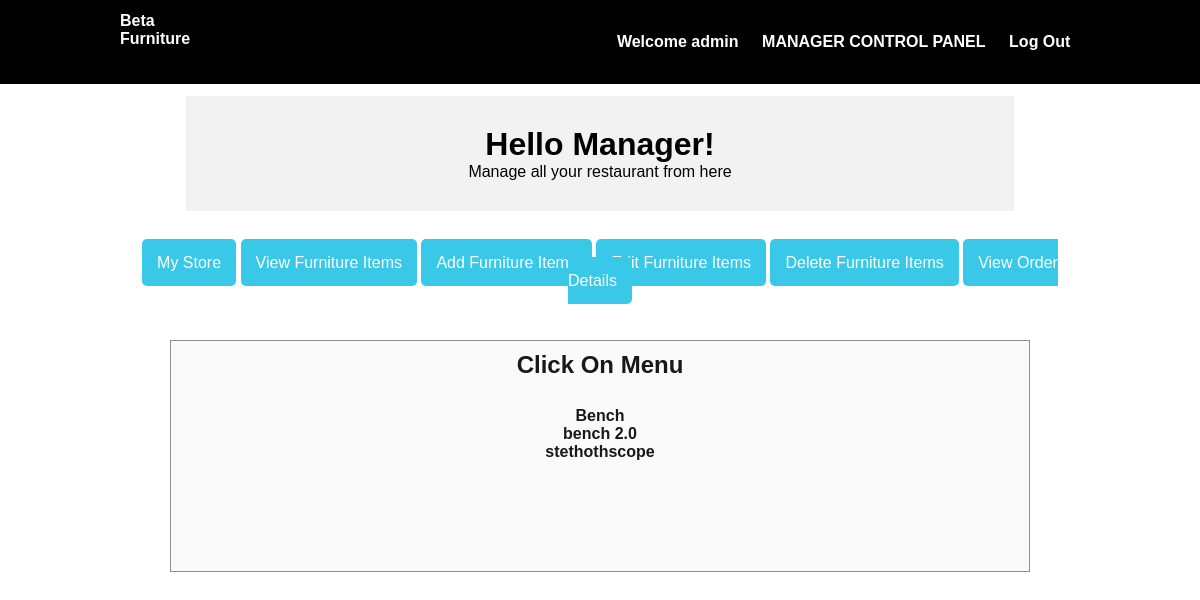
/edit_furniture_items.php (signed in), run on the app's committed database.
### tables this page shows
CREATE TABLE `furniture` (
  `F_ID` int(30) NOT NULL,
  `name` varchar(30) NOT NULL,
  `price` int(30) NOT NULL,
  `description` varchar(200) NOT NULL,
  `R_ID` int(30) NOT NULL,
  `images_path` varchar(200) NOT NULL,
  `options` varchar(10) NOT NULL DEFAULT 'ENABLE'
);

### session_m.php (called while the page is built, shortened)
<?php
$user_check=$_SESSION['login_user1'];
?>

### edit_furniture_items.php (the view, shortened to what this page needs)
<?php
include('session_m.php');
require './nav.php';
?>
<div class="container">
    <div class="jumbotron">
     <h1>Hello Manager! </h1>
     <p>Manage all your restaurant from here</p>
    </div>
    </div>
<div class="container">
    <div class="container">
    </div>
    	<div class="col-xs-3" style="text-align: center;">
      <div class="list-group">
    		<a href="mystore.php" class="list-group-item active  btn-info ">My Store</a>
    		<a href="view_furniture_items.php" class="list-group-item   btn-info ">View Furniture Items</a>
    		<a href="add_furniture_items.php" class="list-group-item   btn-info ">Add Furniture Items</a>
    		<a href="edit_furniture_items.php" class="list-group-item   btn-info ">Edit Furniture Items</a>
    		<a href="delete_furniture_items.php" class="list-group-item   btn-info ">Delete Furniture Items</a>
        <a href="view_order_details.php" class="list-group-item btn-info ">View Order Details</a>
    	</div>
    </div>
<div class="col-xs-3">
  <div class="form-area" style="padding: 10px 10px 110px 10px; ">
    <div class="" style="text-align: center;">
      <h3>Click On Menu <br><br></h3>
    </div>
    <?php
    $query = mysqli_query($conn, "SELECT * FROM furniture f WHERE f.R_ID IN (SELECT r.R_ID FROM stores r WHERE r.M_ID='$user_check')AND options='ENABLE' ORDER BY F_ID");
    while ($row = mysqli_fetch_array($query)) {
      ?>
      <div class="list-group-update" style="text-align: center;color:black;">
        <?php
      echo "<b ><a style='color:black' href='edit_furniture_items.php?update={$row['F_ID']}'>{$row['name']}</a></b>";
        ?>
      </div>
    <?php
    }
    ?>
  </div>
</div>
</div>
  </body>
<br>
</html>

### css/styles.css (style rules this page uses)
* { margin: 0 0; padding: 0 0; font-family: Arial, Helvetica, sans-serif; }
.container { width: 80%; margin: 0 auto; padding: 1%; }
a { color: #ffffff; text-decoration: none; }
.btn-info { padding: 15px; padding: 15px; background-color: #39c8e8; color: white; cursor: pointer; border-radius: 5px; }
h3 { font-size: 1.5rem; }
.jumbotron { background-color:#f2f2f2; text-align: center; width: 80%; margin: auto; padding: 30px; }
@media only screen and (min-width:658px) { .btn-info { font-size: medium; width: 100%; margin: auto; } }
@media only screen and (min-width:658px) { .list-group { width: 100%; margin: auto; padding: 0; display: inline-block; } }

### edit_furniture_items.php (style rules this page uses)
.form-area { background-color: #FAFAFA; padding: 10px 40px 60px; margin: 50px 50px 60px; border: 1px solid GREY; opacity:0.9; }

### data on the page
furniture: name "Bench"
furniture: name "bench 2.0"
furniture: name "stethothscope"

### other printed values
$_SESSION['login_user1'] "admin"
